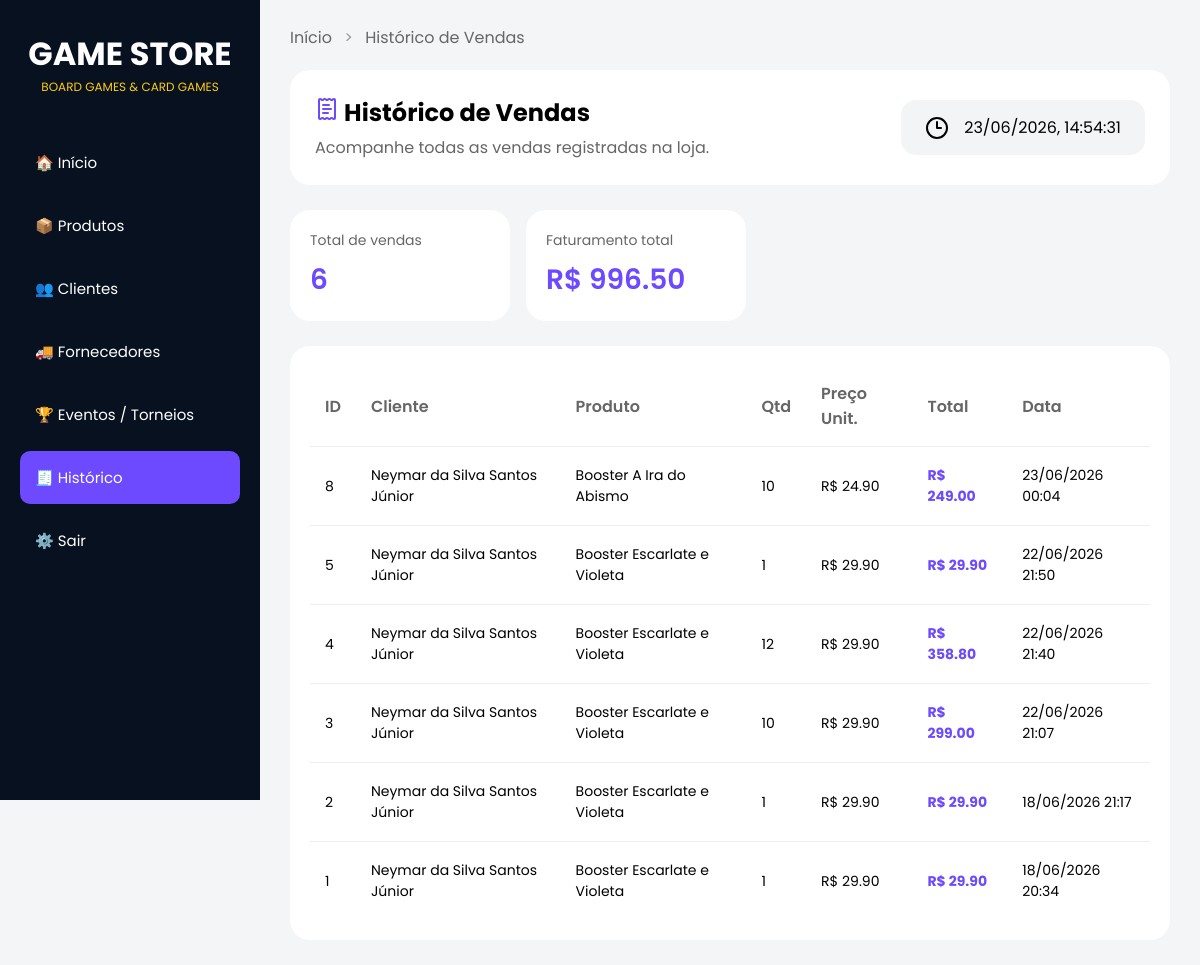
/historico (signed in), run on the app's committed database.
### tables this page shows
CREATE TABLE vendas (
            id INTEGER PRIMARY KEY AUTOINCREMENT,
            id_cliente INTEGER NOT NULL,
            id_produto INTEGER NOT NULL,
            data TEXT NOT NULL, quantidade INTEGER NOT NULL DEFAULT 1,
            FOREIGN KEY (id_cliente) REFERENCES clientes(id),
            FOREIGN KEY (id_produto) REFERENCES produtos(id)
        );

CREATE TABLE clientes(
            id INTEGER NOT NULL PRIMARY KEY AUTOINCREMENT,
            nome TEXT NOT NULL, 
            cpf TEXT NOT NULL UNIQUE,
            telefone TEXT NOT NULL,
            email TEXT NOT NULL UNIQUE
        );

CREATE TABLE produtos (
            id INTEGER PRIMARY KEY AUTOINCREMENT,
            produto TEXT NOT NULL,
            tipo TEXT NOT NULL,
            preco INTEGER NOT NULL,
            estoque INTEGER NOT NULL
        );

### routes.py (the view)
@app.route("/historico")
@login_required
def historico():
    criar_tabela_vendas()
    vendas = listar_vendas()
    faturamento = sum(v[3] * v[4] for v in vendas) if vendas else 0
    return render_template(
        "historico.html",
        vendas=vendas,
        total_vendas=len(vendas),
        faturamento=faturamento
    )

### database.py (called while the page is built)
def conectar():
    return sqlite3.connect(CAMINHO_BANCO)

### modules/vendas.py (called while the page is built)
def criar_tabela_vendas():
    conn = conectar()
    cursor = conn.cursor()
    cursor.execute("""
        CREATE TABLE IF NOT EXISTS vendas (
            id INTEGER PRIMARY KEY AUTOINCREMENT,
            id_cliente INTEGER NOT NULL,
            id_produto INTEGER NOT NULL,
            quantidade INTEGER NOT NULL,
            data TEXT NOT NULL,
            FOREIGN KEY (id_cliente) REFERENCES clientes(id),
            FOREIGN KEY (id_produto) REFERENCES produtos(id)
        )
    """)
    conn.commit()
    conn.close()

def listar_vendas():
    conn = conectar()
    cursor = conn.cursor()
    cursor.execute("""
        SELECT v.id, c.nome, p.produto, v.quantidade, p.preco, v.data
        FROM vendas v
        JOIN clientes c ON v.id_cliente = c.id
        JOIN produtos p ON v.id_produto = p.id
        ORDER BY v.id DESC
    """)
    resultado = cursor.fetchall()
    conn.close()
    return resultado

### routes.py (called while the page is built)
def login_required(f):
    @functools.wraps(f)
    def decorated(*args, **kwargs):
        if not session.get('logado'):
            return redirect('/login')
        return f(*args, **kwargs)
    return decorated

### templates/historico.html (shortened to what this page needs)
<!doctype html>
<html lang="pt-BR">
<head>
  <link rel="stylesheet" href="{{ url_for('static', filename='historico.css') }}" />
</head>
<body>
  <div class="sidebar">
    <div class="logo">
      <h1>GAME STORE</h1>
      <p>BOARD GAMES & CARD GAMES</p>
    </div>
    <div class="menu">
      <a href="/">🏠 Início</a>
      <a href="/produtos">📦 Produtos</a>
      <a href="/clientes">👥 Clientes</a>
      <a href="/fornecedores">🚚 Fornecedores</a>
      <a href="/eventos">🏆 Eventos / Torneios</a>
      <a href="/historico" class="active">🧾 Histórico</a>
      <a href="/logout">⚙️ Sair</a>
    </div>
  </div>
  <main class="main">
    <div class="breadcrumb">
      <a href="/">Início</a>
      <span>></span>
      <a href="/historico">Histórico de Vendas</a>
    </div>
    <section class="topo">
      <div class="titulo-subt">
        <h1><i data-lucide="receipt-text" class="lucide-historico"></i> Histórico de Vendas</h1>
        <p>Acompanhe todas as vendas registradas na loja.</p>
      </div>
      <div class="data">
        <i data-lucide="clock-3"></i>
        <time id="data-hora" class="data-textos"></time>
      </div>
    </section>
    <div class="card-resumo">
      <div class="resumo-item">
        <span class="resumo-label">Total de vendas</span>
        <strong class="resumo-valor">{{ total_vendas }}</strong>
      </div>
      <div class="resumo-item">
        <span class="resumo-label">Faturamento total</span>
        <strong class="resumo-valor">R$ {{ "%.2f"|format(faturamento) }}</strong>
      </div>
    </div>
    <div class="card-tabela">
      <table class="tabela-historico">
        <thead>
          <tr>
            <th>ID</th>
            <th>Cliente</th>
            <th>Produto</th>
            <th>Qtd</th>
            <th>Preço Unit.</th>
            <th>Total</th>
            <th>Data</th>
          </tr>
        </thead>
        <tbody>
          {% for venda in vendas %}
          <tr>
            <td>{{ venda[0] }}</td>
            <td>{{ venda[1] }}</td>
            <td>{{ venda[2] }}</td>
            <td>{{ venda[3] }}</td>
            <td>R$ {{ "%.2f"|format(venda[4]) }}</td>
            <td><strong>R$ {{ "%.2f"|format(venda[3] * venda[4]) }}</strong></td>
            <td>{{ venda[5] }}</td>
          </tr>
          {% else %}
          <tr>
            <td colspan="7" style="text-align:center; color:#999; padding:30px;">
              Nenhuma venda registrada ainda.
            </td>
          </tr>
          {% endfor %}
        </tbody>
      </table>
    </div>
  </main>
</body>
</html>

### static/historico.css (style rules this page uses)
* { margin: 0; padding: 0; box-sizing: border-box; font-family: "Poppins", sans-serif; }
body { background: #f4f5f7; display: flex; }
.sidebar { width: 260px; height: 100vh; background: #081120; color: white; padding: 30px 20px; position: fixed; }
.logo { text-align: center; margin-bottom: 40px; }
.logo h1 { font-size: 32px; }
.logo p { color: #facc15; font-size: 12px; }
.menu { display: flex; flex-direction: column; gap: 10px; }
.menu a { text-decoration: none; color: white; padding: 15px; border-radius: 10px; transition: 0.3s; font-size: 15px; }
.menu a:hover, .menu a.active { background: #6d4aff; }
.main { margin-left: 260px; width: calc(100% - 260px); padding: 25px 30px; }
.breadcrumb { margin-bottom: 20px; }
.breadcrumb a { text-decoration: none; color: #666; }
.breadcrumb span { margin: 0 8px; color: #999; }
.topo { display: flex; align-items: center; gap: 20px; background: white; padding: 25px; border-radius: 20px; margin-bottom: 25px; }
.titulo-subt { flex: 1; }
.titulo-subt h1 { margin-bottom: 5px; }
.titulo-subt p { color: #666; }
.lucide-historico { color: #6d4aff; }
.data { display: flex; align-items: center; gap: 15px; background: #f3f4f6; padding: 15px 24px; border-radius: 15px; }
.card-resumo { display: flex; gap: 16px; margin-bottom: 25px; }
.resumo-item { background: white; border-radius: 20px; padding: 20px; min-width: 220px; }
.resumo-label { font-size: 14px; color: #666; display: block; margin-bottom: 8px; }
.resumo-valor { font-size: 28px; color: #6d4aff; font-weight: 600; }
.card-tabela { background: white; border-radius: 20px; padding: 20px; overflow-x: auto; }
.tabela-historico { width: 100%; border-collapse: collapse; min-width: 700px; }
.tabela-historico th { text-align: left; color: #666; font-weight: 600; padding: 15px; }
.tabela-historico td { padding: 18px 15px; border-top: 1px solid #eee; font-size: 14px; }
.tabela-historico td strong { color: #6d4aff; }

### data on the page
vendas: id "8", nome "Neymar da Silva Santos Júnior", produto "Booster A Ira do Abismo", quantidade "10", venda[3]*venda[4] "249.00", data "23/06/2026 00:04"
produtos: preco "24.90"
vendas: id "5", nome "Neymar da Silva Santos Júnior", produto "Booster Escarlate e Violeta", quantidade "1", venda[3]*venda[4] "29.90", data "22/06/2026 21:50"
produtos: preco "29.90"
vendas: id "4", nome "Neymar da Silva Santos Júnior", produto "Booster Escarlate e Violeta", quantidade "12", venda[3]*venda[4] "358.80", data "22/06/2026 21:40"
vendas: id "3", nome "Neymar da Silva Santos Júnior", produto "Booster Escarlate e Violeta", quantidade "10", venda[3]*venda[4] "299.00", data "22/06/2026 21:07"
vendas: id "2", nome "Neymar da Silva Santos Júnior", produto "Booster Escarlate e Violeta", quantidade "1", venda[3]*venda[4] "29.90", data "18/06/2026 21:17"
vendas: id "1", nome "Neymar da Silva Santos Júnior", produto "Booster Escarlate e Violeta", quantidade "1", venda[3]*venda[4] "29.90", data "18/06/2026 20:34"

### other printed values
{{ total_vendas }} "6"
{{ "%.2f"|format(faturamento) }} "996.50"
